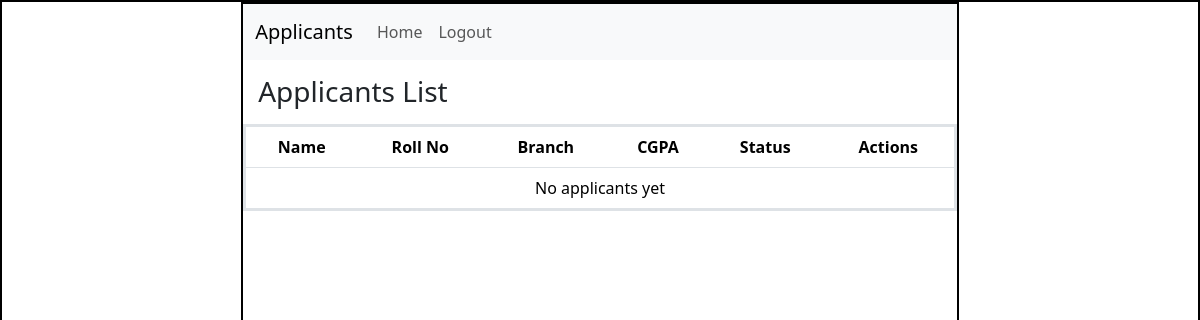
/drive/1/applicants, run on an earlier commit of the app's database.
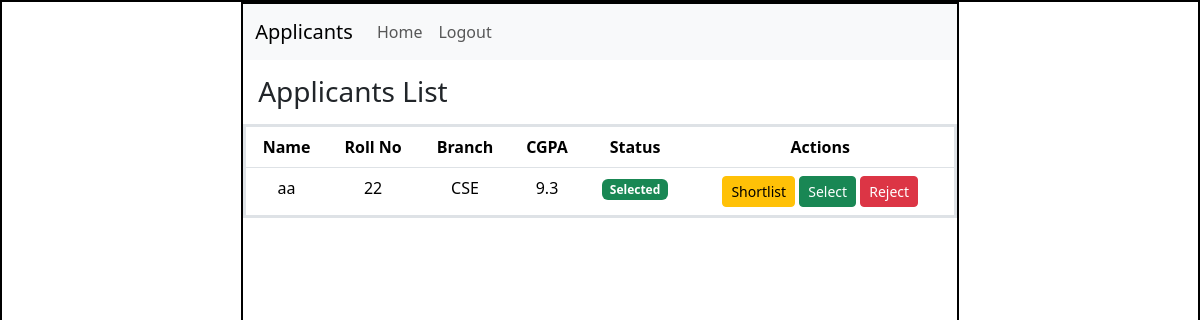
And on a later commit of the database.
### application/models.py (models this page shows)
class User(db.Model):
    __tablename__ = "user"
    id = db.Column(db.Integer(), primary_key=True)
    username = db.Column(db.String(), unique=True, nullable=False)
    email = db.Column(db.String(), unique=True, nullable=False)
    password = db.Column(db.String(), nullable=False)
    role = db.Column(db.String(), nullable=False)

class StudentProfile(db.Model):
    __tablename__ = "student_profile"
    id = db.Column(db.Integer(), primary_key=True)
    user_id = db.Column(db.Integer(), db.ForeignKey('user.id'))
    cgpa = db.Column(db.Float())
    roll_no = db.Column(db.String())
    contact_no = db.Column(db.String())
    branch = db.Column(db.String())

class Application(db.Model):
    __tablename__ = "application"
    id = db.Column(db.Integer(), primary_key=True)
    student_id = db.Column(db.Integer(), db.ForeignKey('user.id'), nullable=False)
    drive_id = db.Column(db.Integer(), db.ForeignKey('placement_drive.id'), nullable=False)
    date = db.Column(db.String(), nullable=False)
    status = db.Column(db.String(), nullable=False, default='applied')

### application/controllers.py (the view)
@app.route("/drive/<int:drive_id>/applicants")
def view_applicants(drive_id):
    apps = Application.query.filter_by(drive_id=drive_id).all()
    users = {u.id: u for u in User.query.all()}
    profiles = {p.user_id: p for p in StudentProfile.query.all()}
    return render_template(
        "applicants.html",
        apps=apps,
        users=users,
        profiles=profiles
    )

### templates/applicants.html (shortened to what this page needs)
<!DOCTYPE html>
<html lang="en">
<head>
    <link rel="stylesheet" href="/static/style.css">
    <link href="https://cdn.jsdelivr.net/npm/bootstrap@5.3.8/dist/css/bootstrap.min.css" rel="stylesheet">
</head>
<body>
    <div id="main">
        <div id="canvas">
            <nav class="navbar navbar-expand-lg bg-body-tertiary">
                <div class="container-fluid">
                    <a class="navbar-brand">Applicants</a>
                    <div class="collapse navbar-collapse">
                        <ul class="navbar-nav me-auto">
                            <li class="nav-item">
                                <a class="nav-link" href="/company/dashboard">Home</a>
                            </li>
                            <li class="nav-item">
                                <a class="nav-link" href="/logout">Logout</a>
                            </li>
                        </ul>
                    </div>
                </div>
            </nav>
            <div id="content">
                <h3 class="headings">Applicants List</h3>
                <table class="table text-center border border-3">
                    <thead>
                        <tr>
                            <th>Name</th>
                            <th>Roll No</th>
                            <th>Branch</th>
                            <th>CGPA</th>
                            <th>Status</th>
                            <th>Actions</th>
                        </tr>
                    </thead>
                    <tbody>
                        {% for app in apps %}
                        <tr>
                            <td>{{ users[app.student_id].username }}</td>
                            <td>{{ profiles[app.student_id].roll_no }}</td>
                            <td>{{ profiles[app.student_id].branch }}</td>
                            <td>{{ profiles[app.student_id].cgpa }}</td>
                            <td>
                                {% if app.status == "applied" %}
                                    <span class="badge bg-secondary">Applied</span>
                                {% elif app.status == "shortlisted" %}
                                    <span class="badge bg-warning">Shortlisted</span>
                                {% elif app.status == "selected" %}
                                    <span class="badge bg-success">Selected</span>
                                {% elif app.status == "rejected" %}
                                    <span class="badge bg-danger">Rejected</span>
                                {% endif %}
                            </td>
                            <td>
                                <a href="/update_status/{{ app.id }}/shortlisted"
                                   class="btn btn-warning btn-sm">Shortlist</a>
                                <a href="/update_status/{{ app.id }}/selected"
                                   class="btn btn-success btn-sm">Select</a>
                                <a href="/update_status/{{ app.id }}/rejected"
                                   class="btn btn-danger btn-sm">Reject</a>
                            </td>
                        </tr>
                        {% endfor %}
                        {% if apps|length == 0 %}
                        <tr>
                            <td colspan="6">No applicants yet</td>
                        </tr>
                        {% endif %}
                    </tbody>
                </table>
            </div>
        </div>
    </div>
</body>
</html>

What changed in the data, as far as the page shows it:
added Application: status "Selected"
now on this page (row unchanged): User: username "aa"
now on this page (row unchanged): StudentProfile: roll_no "22", branch "CSE", cgpa "9.3"
Also different on the page:
text no longer shown: "No applicants yet"
